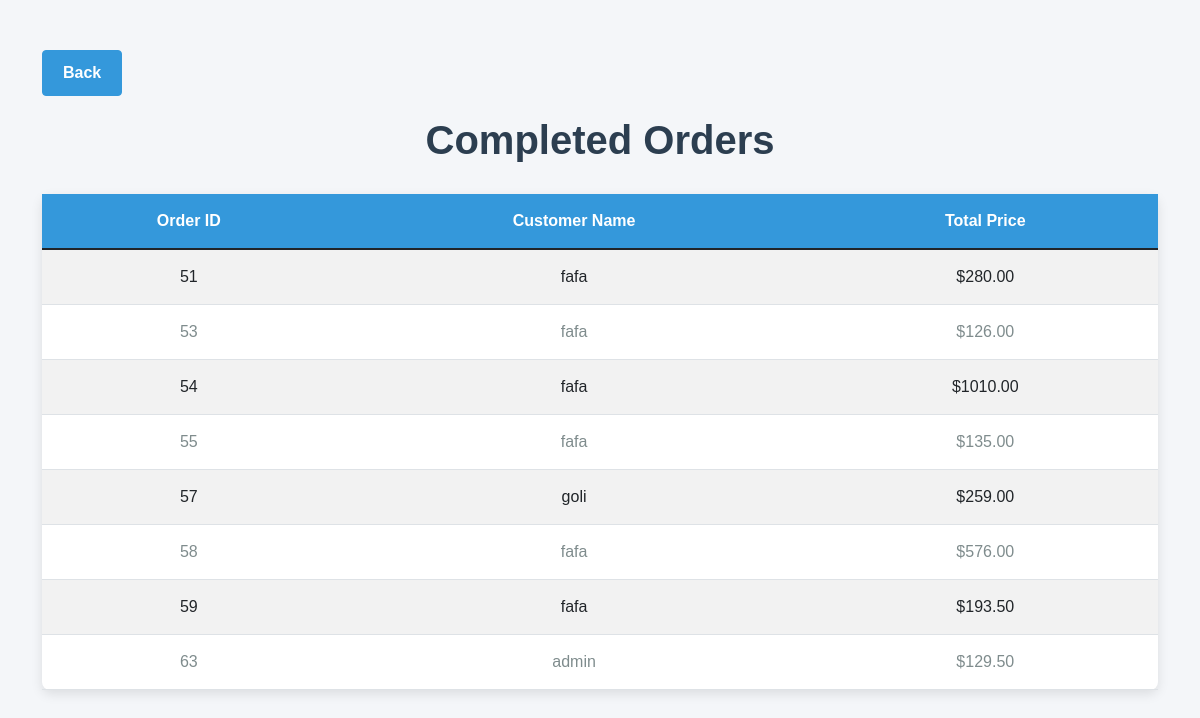
Screenshot of /orders/completed/ (signed in) with the database file from the repository.
### main/models.py (models this page shows, shortened)
class Order(models.Model):
    STATUS_CHOICES = [
        ('pending', 'Pending'),
        ('completed', 'Completed'),
        ('cancelled', 'Cancelled'),
    ]
    customer = models.ForeignKey(settings.AUTH_USER_MODEL, on_delete=models.CASCADE)
    address = models.TextField()
    order_date = models.DateTimeField(auto_now_add=True)
    status = models.CharField(max_length=20, choices=STATUS_CHOICES, default='pending')
    total_price = models.DecimalField(max_digits=10, decimal_places=2, default=0.00)
    discount_amount = models.DecimalField(max_digits=10, decimal_places=2, default=0.00)
    discount_code = models.CharField(max_length=50, blank=True, null=True)

class User(AbstractUser):
    MANAGER = 'manager'
    EMPLOYEE = 'employee'
    CUSTOMER = 'customer'
    ROLE_CHOICES = [
        (MANAGER, 'Manager'),
        (EMPLOYEE, 'Employee'),
        (CUSTOMER, 'Customer'),
    ]
    role = models.CharField(max_length=10, choices=ROLE_CHOICES, default=CUSTOMER)

### main/views.py (the view)
# urls.py: path('orders/completed/', OrderCompletedListView.as_view(), name='order_completed_list'),
class OrderCompletedListView(LoginRequiredMixin, EmployeeRequiredMixin, ListView):
    model = Order
    template_name = 'order_completed_list.html'
    context_object_name = 'orders'
    def get_queryset(self):
        return Order.objects.filter(status='completed')

### main/views.py (called while the page is built)
    def test_func(self):
        return self.request.user.groups.filter(name='Employee').exists()

### main/templates/order_completed_list.html (shortened to what this page needs)
<!DOCTYPE html>
<html lang="en">
  <head>
    <link
      href="https://cdn.jsdelivr.net/npm/bootstrap@5.1.3/dist/css/bootstrap.min.css"
      rel="stylesheet"
    />
  </head>
  <body>
    <div class="container">
      <a href="{% url 'employee_dashboard' %}" class="btn btn-back">Back</a>
      <h2>Completed Orders</h2>
      <table class="table table-striped">
        <thead>
          <tr>
            <th>Order ID</th>
            <th>Customer Name</th>
            <th>Total Price</th>
          </tr>
        </thead>
        <tbody>
          {% for order in orders %}
          <tr>
            <td>{{ order.id }}</td>
            <td>{{ order.customer.username }}</td>
            <td>${{ order.total_price }}</td>
          </tr>
          {% endfor %}
        </tbody>
      </table>
    </div>
  </body>
</html>

### main/templates/order_completed_list.html (style rules this page uses)
body { font-family: "Arial", sans-serif; background-color: #f4f6f9; }
.container { margin-top: 50px; }
h2 { text-align: center; font-size: 2.5rem; color: #2c3e50; font-weight: 700; margin-bottom: 30px; }
.table { border-radius: 8px; box-shadow: 0 4px 12px rgba(0, 0, 0, 0.1); background-color: white; }
.table th { background-color: #3498db; color: white; text-align: center; font-weight: bold; }
.table td { text-align: center; font-size: 1rem; color: #7f8c8d; }
.table th, .table td { padding: 15px; }
.btn-back { background-color: #3498db; border-color: #3498db; color: white; font-weight: bold; padding: 10px 20px; margin-bottom: 20px; }

### rows the page displays
Order: id "51", customer.username "fafa", total_price "280.00"
Order: id "53", customer.username "fafa", total_price "126.00"
Order: id "54", customer.username "fafa", total_price "1010.00"
Order: id "55", customer.username "fafa", total_price "135.00"
Order: id "57", customer.username "goli", total_price "259.00"
Order: id "58", customer.username "fafa", total_price "576.00"
Order: id "59", customer.username "fafa", total_price "193.50"
Order: id "63", customer.username "admin", total_price "129.50"
